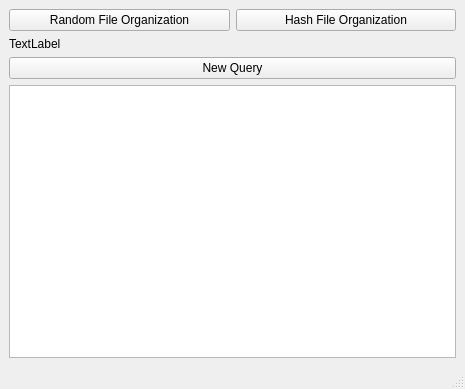
<?xml version="1.0" encoding="UTF-8"?>
<ui version="4.0">
 <class>MainWindow</class>
 <widget class="QMainWindow" name="MainWindow">
  <property name="geometry">
   <rect>
    <x>0</x>
    <y>0</y>
    <width>465</width>
    <height>389</height>
   </rect>
  </property>
  <property name="windowTitle">
   <string>MainWindow</string>
  </property>
  <widget class="QWidget" name="centralwidget">
   <layout class="QVBoxLayout" name="verticalLayout">
    <item>
     <layout class="QHBoxLayout" name="fileSelector">
      <item>
       <widget class="QPushButton" name="randomFile">
        <property name="text">
         <string>Random File Organization</string>
        </property>
       </widget>
      </item>
      <item>
       <widget class="QPushButton" name="hashFile">
        <property name="text">
         <string>Hash File Organization</string>
        </property>
       </widget>
      </item>
     </layout>
    </item>
    <item>
     <widget class="QLabel" name="query">
      <property name="text">
       <string>TextLabel</string>
      </property>
     </widget>
    </item>
    <item>
     <widget class="QPushButton" name="newQuery">
      <property name="text">
       <string>New Query</string>
      </property>
     </widget>
    </item>
    <item>
     <widget class="QTableView" name="tableView"/>
    </item>
   </layout>
  </widget>
  <widget class="QMenuBar" name="menubar">
   <property name="geometry">
    <rect>
     <x>0</x>
     <y>0</y>
     <width>465</width>
     <height>22</height>
    </rect>
   </property>
  </widget>
  <widget class="QStatusBar" name="statusbar"/>
 </widget>
 <resources/>
 <connections/>
</ui>
